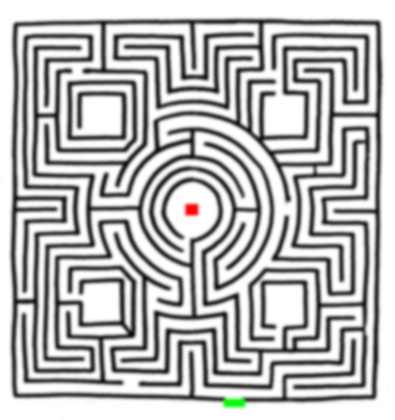
%> input picture archiv/testBilder/complex_3px_blr.jpg, 395 x 420 px, shrunk from 800 x 850 before the run
$ octave --eval "result = centroid(imread('../testBilder/complex_3px_blr.jpg'));"   (GNU Octave 9; MATLAB toolbox functions it lacks are replaced by stand-ins)
%> lines starting %> are read from the running program, lines starting %| are printed output that depends on the picture; in (x1, y1, x2, y2) boxes, pixels count from 0 and x2, y2 are one past the last pixel; in counts of white or black regions, pixels touching at a corner belong together; the program's own positions count from 1
function[resVec] = centroid(input)

% calculates centroid after gray to binary conversion
%
% INPUT
% input     ... 1 channel image
%
% OUTPUT
% resVec      ... centroid position

input = im2bw(input);
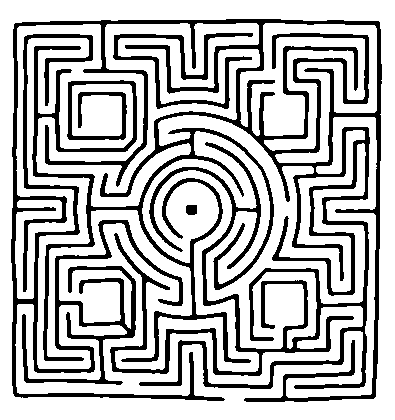
%> input: size 420x395 logical; 73.1% white; 3 black regions, box (x1, y1, x2, y2) and area: (11, 19, 382, 402) 42681, (113, 33, 253, 109) 1831, (186, 205, 197, 215) 104
input = input * 255;
input = im2double(input);

m00 = 0.0;
m10 = 0.0;
m01 = 0.0;

[sizeX, sizeY] = size(input);
%> sizeX = 420; sizeY = 395

for x=1:sizeX
    for y=1:sizeY
       m00 = m00 + input(x,y);
       m10 = m10 + x * input(x,y);
       m01 = m01 + y * input(x,y);
    end
end
%> after the loop, m00 = 30927420; m01 = 6159663210; m10 = 6518393895

resVec = [int64(m10/m00), int64(m01/m00)];
%> resVec = [211 199]
end

$ run again, on archiv/testBilder/labyrinth.jpg
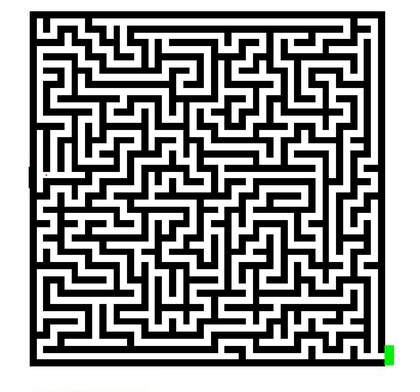
%> input picture archiv/testBilder/labyrinth.jpg, 420 x 392 px, shrunk from 1230 x 1149 before the run
%> in centroid, `input = im2bw(input);`:
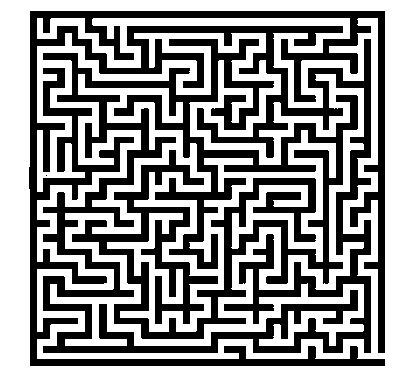
%> input: size 392x420 logical; 59.8% white; 2 black regions (1 under 20 px), largest, box (x1, y1, x2, y2) and area: (29, 11, 385, 366) 66263
%> after the loop in centroid, `for x=1:sizeX`: m00 = 25085880; m01 = 5329260555; m10 = 5052000585
%> resVec = [201 212]

$ run again, on archiv/testBilder/labyrinth_blr_rot.jpg
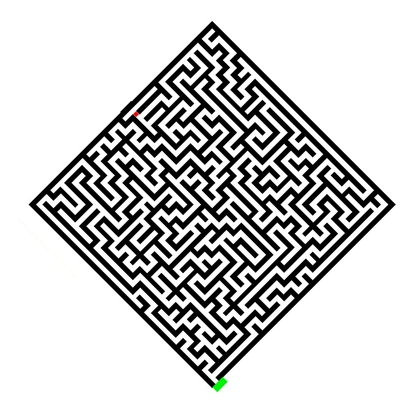
%> input picture archiv/testBilder/labyrinth_blr_rot.jpg, 420 x 420 px, shrunk from 1683 x 1683 before the run
%> in centroid, `input = im2bw(input);`:
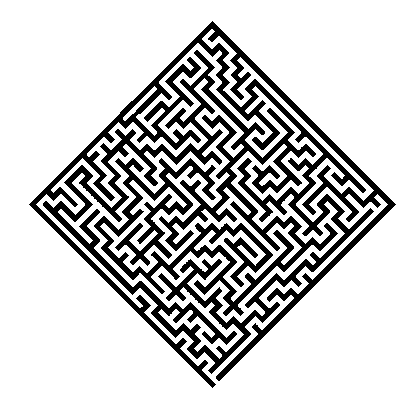
%> input: size 420x420 logical; 80.1% white; 1 black region, box (x1, y1, x2, y2) and area: (29, 21, 396, 388) 35160
%> after the loop in centroid, `for x=1:sizeX`: m00 = 36016200; m01 = 7561099860; m10 = 7632329265
%> resVec = [212 210]
